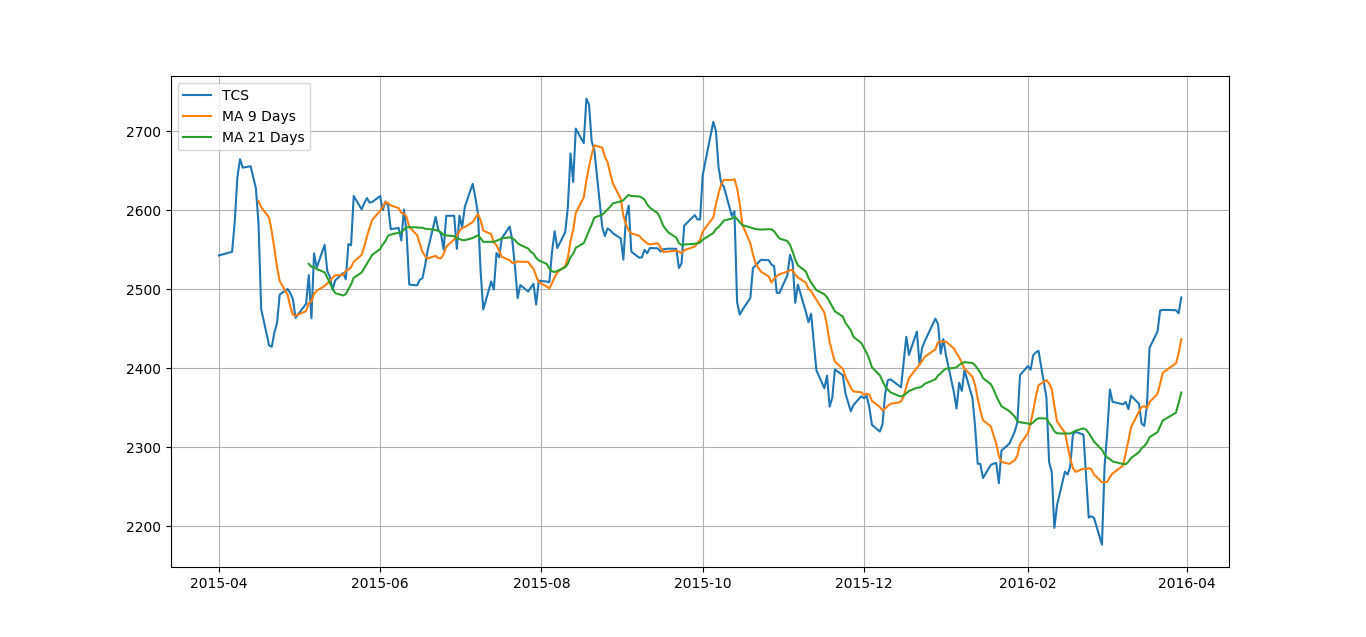

This figure's Python source:
from datetime import date
from IPython import get_ipython
import matplotlib.pylab as plt
import pandas as pd
from nsepy import get_history
# get_ipython().run_line_magic('matplotlib', 'inline')
# %matplotlib_inline

tcs = get_history(symbol='TCS',
                   start=date(2015,4,1),
                   end=date(2016,3,30))

tcs_close = pd.DataFrame(tcs.Close)

tcs_close['MA_9']= tcs_close.Close.rolling(9).mean()
tcs_close['MA_21']= tcs_close.Close.rolling(21).mean()

plt.figure(figsize=(15,10))
plt.grid(True)

plt.plot(tcs_close['Close'],label='TCS')
plt.plot(tcs_close['MA_9'],label='MA 9 Days')
plt.plot(tcs_close['MA_21'],label='MA 21 Days')

plt.legend(loc=2)
plt.show()
